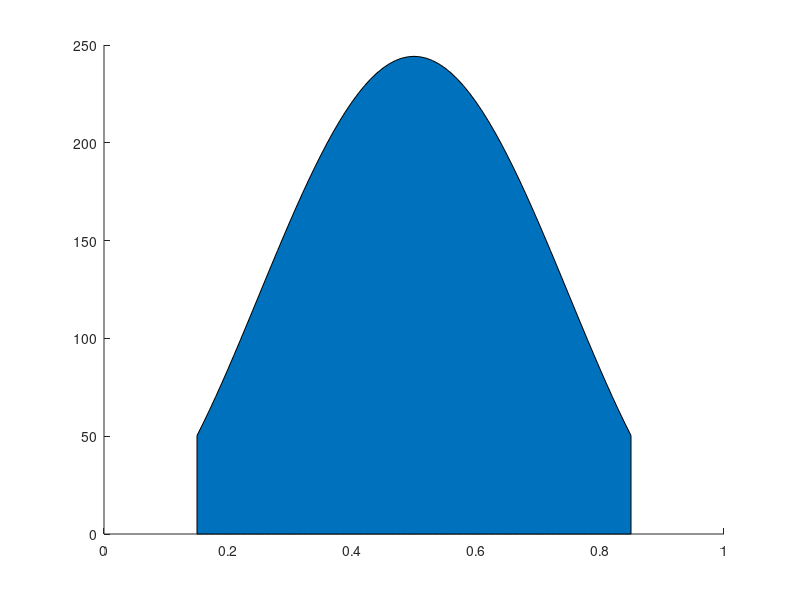

Recreate this plot in MATLAB. (Note: this script raises an error after producing the figure.)
D=0.15:0.01:0.85;
V_in=100*4*sin(D*pi)/pi;

y=50.3339*ones(size(D));

% plot(D,V_in/sqrt(2));
hold on;

Power=(V_in*0.3536).^2/8.3;
% 3889
% 3536
a1=area(D,Power);
a1.FaceAlpha=0.2
a2=area(D,y);
a2.FaceAlpha=0.5
ylabel('Power(Watt)','Interpreter','Latex','FontSize',15)
xlabel('Duty Cycle','Interpreter','Latex','FontSize',15)
ylim([0,400])
xlim([0.15 0.85])
